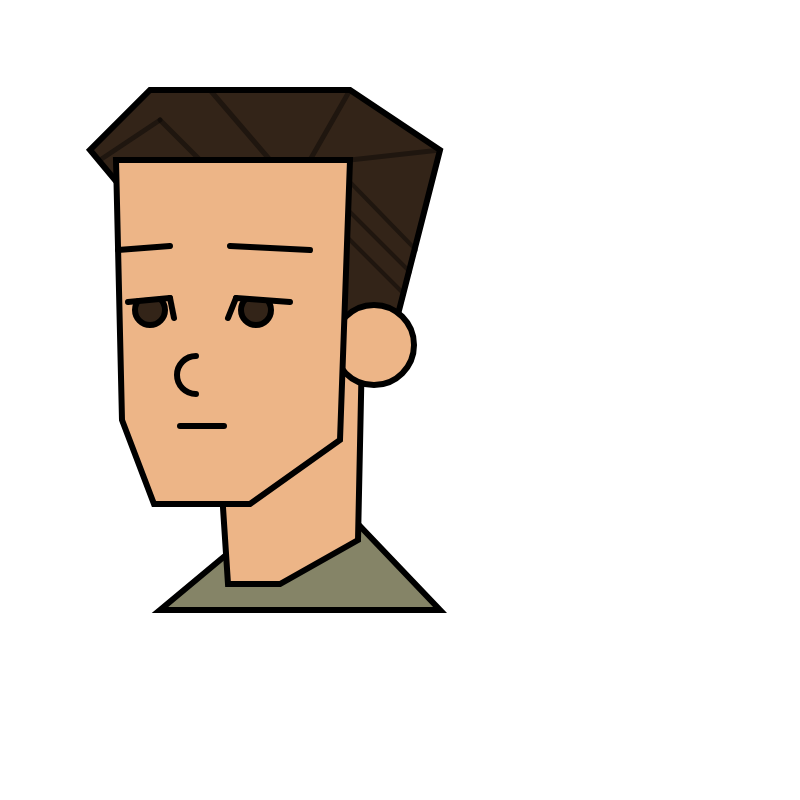
Frame 1 (no input)
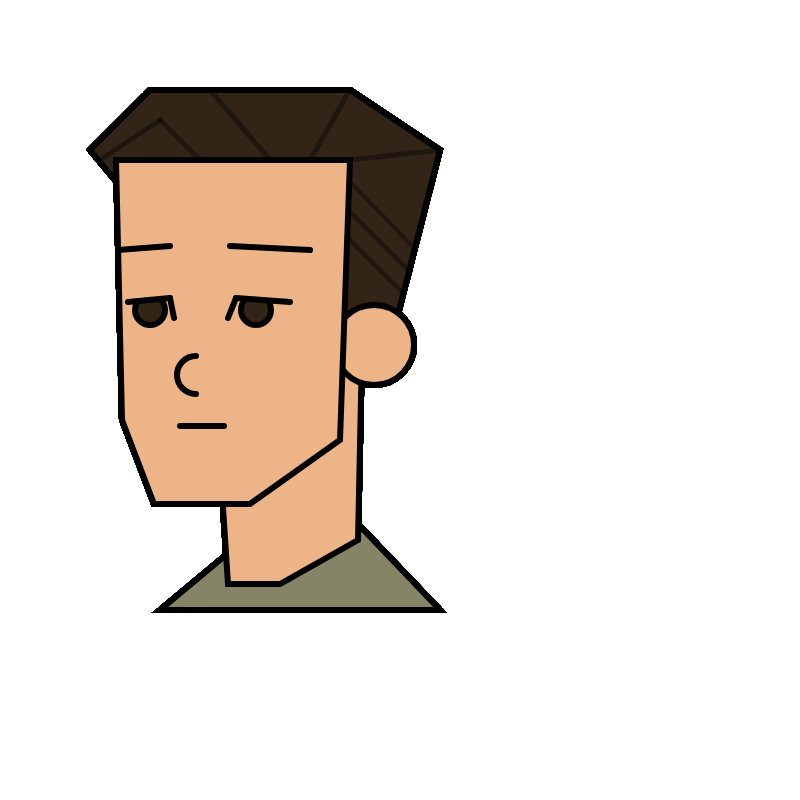
Frame 60 (no input)
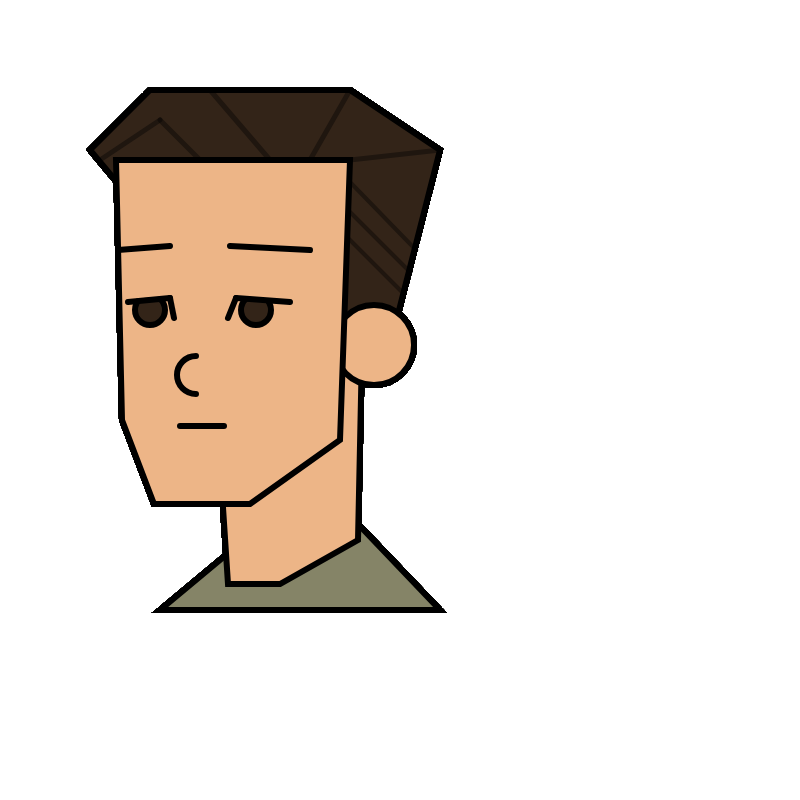
Frame 120 (the mouse pressed at the canvas centre since frame 60)

The p5.js sketch that drew these frames (run headless with seeded random() and noise() and a simulated clock; from frame 60 on, the mouse is pressed at the canvas centre):

// p5.js sketch
// ── sketch.js

/*
* Code Self Portrait
*/
function setup() {
  createCanvas(800, 800);
 }

function draw() {
  fill(133, 132, 103);
  stroke(0);
  strokeWeight(6);

  // SHIRT
  beginShape();
  vertex(160, 610);
  vertex(316, 480);
  vertex(440, 610);
  endShape(CLOSE);

  // NECK
  fill(237, 181, 135);
  beginShape();
  vertex(214, 370);
  vertex(362, 350);
  vertex(358, 540);
  vertex(280, 584);
  vertex(228, 584);
  endShape(CLOSE);

  // HAIR
  fill(51, 36, 24);
  beginShape();
  vertex(344, 330);
  vertex(394, 330);
  vertex(440, 150);
  vertex(350, 90);
  vertex(150, 90);
  vertex(90, 150);
  vertex(130, 198);
  endShape(CLOSE);
  hairDetails();

  // EAR
  fill(237, 181, 135);
  circle(374, 345, 80);

  // FACE
  beginShape();
  vertex(116, 160);
  vertex(122, 420);
  vertex(154, 504);
  vertex(250, 504);
  vertex(340, 440);
  vertex(350, 160);
  endShape(CLOSE);

  // DRAW FACIAL FEATURES
  drawFace();
}

function drawFace(){
  // iris
  fill(51, 36, 24);
  circle(150, 310, 30);
  circle(256, 310, 30);

  // cutoff circle
  stroke(237, 181, 135);
  line(130, 296, 170, 293);
  line(292, 297, 236, 293);

  // left eyelid
  stroke(0);
  line(128, 302, 170, 298);
  line(170, 298, 174, 318);

  // right eyelid
  line(290, 302, 236, 298);
  line(236, 298, 228, 318);

  // eyebrows
  line(118, 250, 170, 246);
  line(230, 246, 310, 250);

  // NOSE
  fill(237, 181, 135);
  arc(196, 375, 38, 38, HALF_PI, PI + HALF_PI);

  // MOUTH
  line(180, 426, 224, 426);
}

function hairDetails() {
  push();
  strokeWeight(5);
  stroke(0,0,0, 100);
  line(200, 160, 160, 120);
  line(160, 120, 100, 160);

  line(270, 160, 210, 90);
  line(310, 160, 350, 90);
  line(350, 160, 440, 150);

  strokeWeight(4);
  line(350, 182, 416, 250);
  line(348, 210, 410, 272);
  line(346, 236, 404, 294);

  pop();
}
